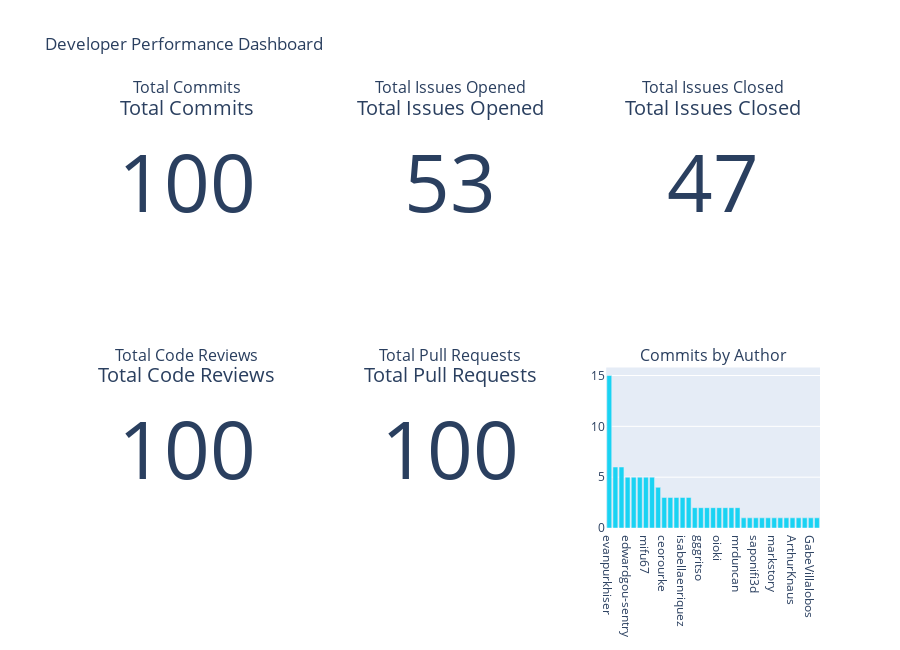
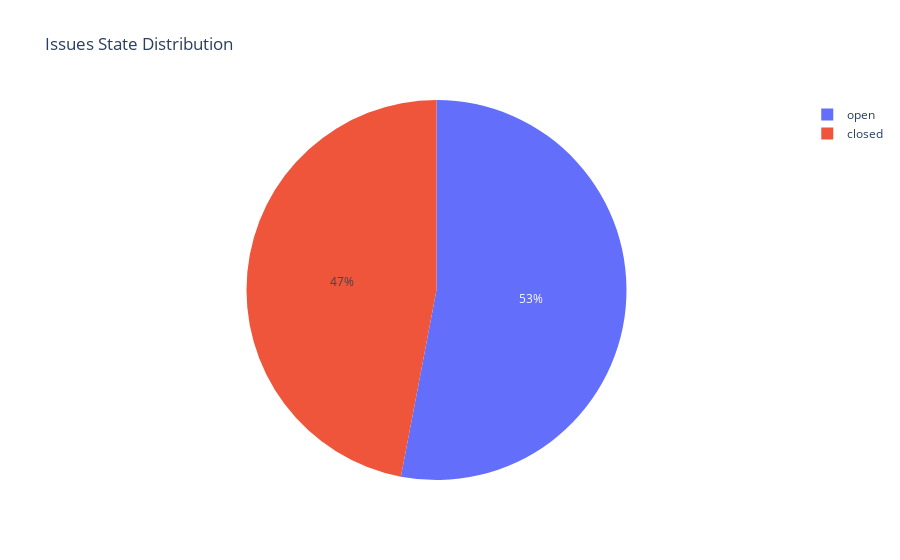
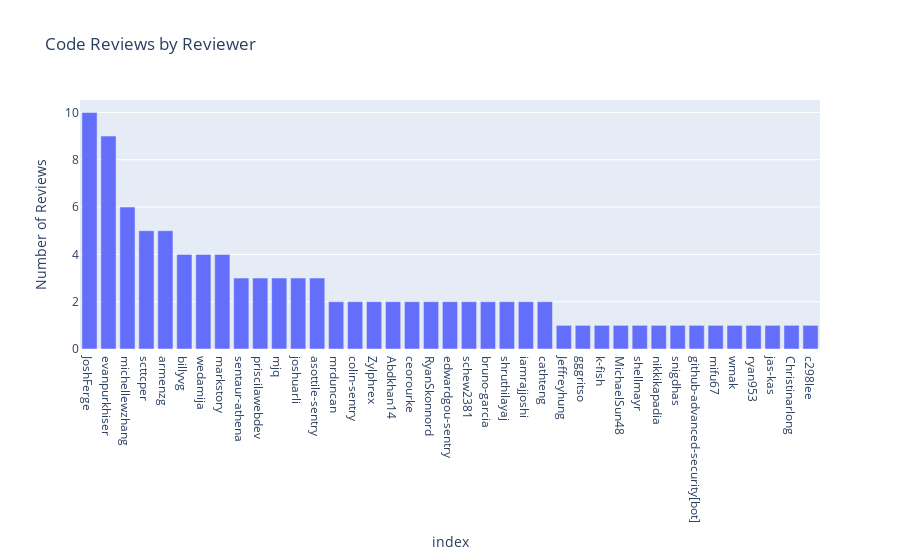
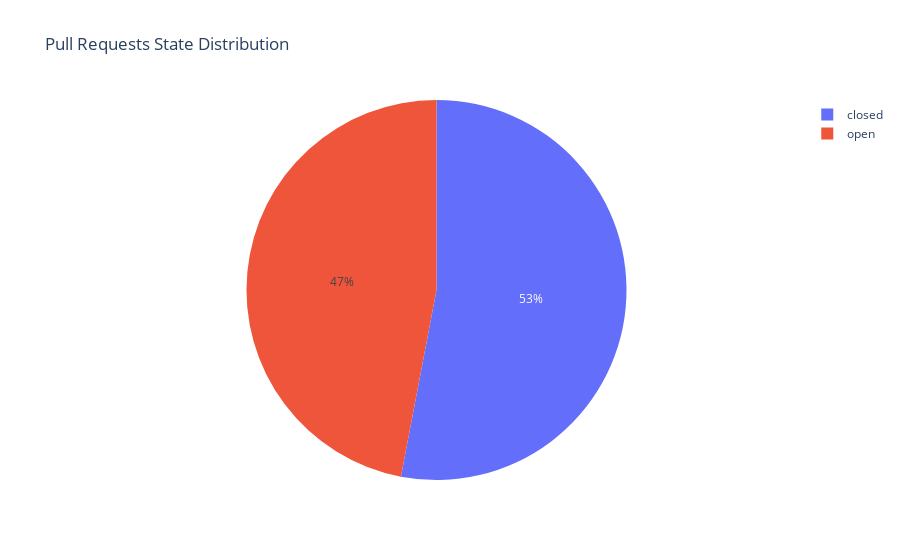

Here is the notebook cell these charts were saved with, in order:
### Code cell
import pandas as pd
import plotly.express as px
import plotly.graph_objects as go
from plotly.subplots import make_subplots

# Load data from CSV files
commits_df = pd.read_csv('commits.csv')
issues_df = pd.read_csv('issues.csv')
code_review_df = pd.read_csv('code_reviews.csv')
pull_request_df = pd.read_csv('pull_requests.csv')

# Calculate metrics
total_commits = commits_df.shape[0]
total_issues_opened = issues_df[issues_df['state'] == 'open'].shape[0]
total_issues_closed = issues_df[issues_df['state'] == 'closed'].shape[0]
total_code_reviews = code_review_df.shape[0]
total_pull_requests = pull_request_df.shape[0]

# Create subplot figure with 2 rows and 3 columns
fig = make_subplots(
    rows=2, cols=3,
    subplot_titles=("Total Commits", "Total Issues Opened", "Total Issues Closed",
                    "Total Code Reviews", "Total Pull Requests", "Commits by Author"),
    specs=[[{"type": "indicator"}, {"type": "indicator"}, {"type": "indicator"}],
           [{"type": "indicator"}, {"type": "indicator"}, {"type": "bar"}]]
)

# Add metrics to the figure
fig.add_trace(go.Indicator(mode="number", value=total_commits, title={"text": "Total Commits"}), row=1, col=1)
fig.add_trace(go.Indicator(mode="number", value=total_issues_opened, title={"text": "Total Issues Opened"}), row=1, col=2)
fig.add_trace(go.Indicator(mode="number", value=total_issues_closed, title={"text": "Total Issues Closed"}), row=1, col=3)
fig.add_trace(go.Indicator(mode="number", value=total_code_reviews, title={"text": "Total Code Reviews"}), row=2, col=1)
fig.add_trace(go.Indicator(mode="number", value=total_pull_requests, title={"text": "Total Pull Requests"}), row=2, col=2)

# Add bar chart for Commits by Author
commits_by_author = commits_df['author'].value_counts()
fig.add_trace(go.Bar(x=commits_by_author.index, y=commits_by_author.values, name='Commits by Author'), row=2, col=3)

# Update layout
fig.update_layout(height=650, width=900, title_text="Developer Performance Dashboard", showlegend=False)

# Show plot
fig.show()

# Additional charts

# Issues State Distribution (Pie Chart)
issues_state_counts = issues_df['state'].value_counts()
fig_issues_state = px.pie(issues_state_counts, values=issues_state_counts.values, names=issues_state_counts.index, title='Issues State Distribution')
fig_issues_state.show()

# Code Reviews by Reviewer (Bar Chart)
reviews_by_reviewer = code_review_df['reviewer'].value_counts()
fig_reviews_by_reviewer = px.bar(reviews_by_reviewer, x=reviews_by_reviewer.index, y=reviews_by_reviewer.values, labels={'x': 'Reviewer', 'y': 'Number of Reviews'}, title='Code Reviews by Reviewer')
fig_reviews_by_reviewer.show()

# Pull Requests State Distribution (Pie Chart)
pr_state_counts = pull_request_df['state'].value_counts()
fig_pr_state = px.pie(pr_state_counts, values=pr_state_counts.values, names=pr_state_counts.index, title='Pull Requests State Distribution')
fig_pr_state.show()

# Additional Charts

def plot_commits_by_month(commits_df):
    commits_df['date'] = pd.to_datetime(commits_df['date'])
    commits_df['month'] = commits_df['date'].dt.to_period('M').astype(str)
    commits_by_month = commits_df.groupby('month').size().reset_index(name='commit_count')
    fig = px.line(commits_by_month, x='month', y='commit_count', title='Commits by Month')
    return fig

def plot_issue_severity_distribution(issues_df):
    # Assuming severity is not directly available, consider if you have labels or another way to infer severity
    # Here's an example with labels if you categorize them as severity
    severity_counts = issues_df['labels'].str.split(',').explode().value_counts()
    fig = px.pie(severity_counts, values=severity_counts.values, names=severity_counts.index, title='Issue Severity Distribution')
    return fig

def plot_review_comments_by_reviewer(code_review_df):
    review_comments_by_reviewer = code_review_df['reviewer'].value_counts()
    fig = px.bar(review_comments_by_reviewer, x=review_comments_by_reviewer.index, y=review_comments_by_reviewer.values, labels={'x': 'Reviewer', 'y': 'Number of Comments'}, title='Review Comments by Reviewer')
    return fig

def plot_pr_activity_by_month(pull_request_df):
    pull_request_df['created_at'] = pd.to_datetime(pull_request_df['created_at'])
    pull_request_df['month'] = pull_request_df['created_at'].dt.to_period('M').astype(str)
    pr_by_month = pull_request_df.groupby('month').size().reset_index(name='pr_count')
    fig = px.line(pr_by_month, x='month', y='pr_count', title='Pull Requests by Month')
    return fig

# Show additional charts
fig_commits_by_month = plot_commits_by_month(commits_df)
fig_commits_by_month.show()

fig_issue_severity_distribution = plot_issue_severity_distribution(issues_df)
fig_issue_severity_distribution.show()

fig_review_comments_by_reviewer = plot_review_comments_by_reviewer(code_review_df)
fig_review_comments_by_reviewer.show()

fig_pr_activity_by_month = plot_pr_activity_by_month(pull_request_df)
fig_pr_activity_by_month.show()

### Figure 1 — Plotly figure (JSON) as saved in the notebook; plotly's stock layout.template omitted (floating-point values rounded to 4 significant figures)
{"data": [{"domain": {"x": [0, 0.2889], "y": [0.625, 1]}, "mode": "number", "title": {"text": "Total Commits"}, "type": "indicator", "value": 100}, {"domain": {"x": [0.3556, 0.6444], "y": [0.625, 1]}, "mode": "number", "title": {"text": "Total Issues Opened"}, "type": "indicator", "value": 53}, {"domain": {"x": [0.7111, 1], "y": [0.625, 1]}, "mode": "number", "title": {"text": "Total Issues Closed"}, "type": "indicator", "value": 47}, {"domain": {"x": [0, 0.2889], "y": [0, 0.375]}, "mode": "number", "title": {"text": "Total Code Reviews"}, "type": "indicator", "value": 100}, {"domain": {"x": [0.3556, 0.6444], "y": [0, 0.375]}, "mode": "number", "title": {"text": "Total Pull Requests"}, "type": "indicator", "value": 100}, {"name": "Commits by Author", "type": "bar", "x": ["evanpurkhiser", "MichaelSun48", "scttcper", "edwardgou-sentry", "asottile-sentry", "malwilley", "mifu67", "michellewzhang", "Zylphrex", "ceorourke", "0Calories", "cathteng", "isabellaenriquez", "jangjodi", "c298lee", "gggritso", "davidenwang", "shruthilayaj", "oioki", "wmak", "nhsiehgit", "mrduncan", "harshithadurai", "cmanallen", "saponifi3d", "Abdkhan14", "Christinarlong", "markstory", "elijames-codecov", "priscilawebdev", "ArthurKnaus", "loewenheim", "armenzg", "GabeVillalobos", "nikkikapadia"], "xaxis": "x", "y": [15, 6, 6, 5, 5, 5, 5, 5, 4, 3, 3, 3, 3, 3, 2, 2, 2, 2, 2, 2, 2, 2, 1, 1, 1, 1, 1, 1, 1, 1, 1, 1, 1, 1, 1], "yaxis": "y"}], "layout": {"annotations": [{"font": {"size": 16}, "showarrow": false, "text": "Total Commits", "x": 0.1444, "xanchor": "center", "xref": "paper", "y": 1, "yanchor": "bottom", "yref": "paper"}, {"font": {"size": 16}, "showarrow": false, "text": "Total Issues Opened", "x": 0.5, "xanchor": "center", "xref": "paper", "y": 1, "yanchor": "bottom", "yref": "paper"}, {"font": {"size": 16}, "showarrow": false, "text": "Total Issues Closed", "x": 0.8556, "xanchor": "center", "xref": "paper", "y": 1, "yanchor": "bottom", "yref": "paper"}, {"font": {"size": 16}, "showarrow": false, "text": "Total Code Reviews", "x": 0.1444, "xanchor": "center", "xref": "paper", "y": 0.375, "yanchor": "bottom", "yref": "paper"}, {"font": {"size": 16}, "showarrow": false, "text": "Total Pull Requests", "x": 0.5, "xanchor": "center", "xref": "paper", "y": 0.375, "yanchor": "bottom", "yref": "paper"}, {"font": {"size": 16}, "showarrow": false, "text": "Commits by Author", "x": 0.8556, "xanchor": "center", "xref": "paper", "y": 0.375, "yanchor": "bottom", "yref": "paper"}], "height": 650, "showlegend": false, "title": {"text": "Developer Performance Dashboard"}, "width": 900, "xaxis": {"anchor": "y", "domain": [0.7111, 1]}, "yaxis": {"anchor": "x", "domain": [0, 0.375]}}}

### Figure 2 — Plotly figure (JSON) as saved in the notebook; plotly's stock layout.template omitted (floating-point values rounded to 4 significant figures)
{"data": [{"domain": {"x": [0, 1], "y": [0, 1]}, "hovertemplate": "index=%{label}<br>value=%{value}<extra></extra>", "labels": ["open", "closed"], "legendgroup": "", "name": "", "showlegend": true, "type": "pie", "values": [53, 47]}], "layout": {"legend": {"tracegroupgap": 0}, "title": {"text": "Issues State Distribution"}}}

### Figure 3 — Plotly figure (JSON) as saved in the notebook; plotly's stock layout.template omitted (floating-point values rounded to 4 significant figures)
{"data": [{"alignmentgroup": "True", "hovertemplate": "index=%{x}<br>Number of Reviews=%{y}<extra></extra>", "legendgroup": "", "marker": {"color": "#636efa", "pattern": {"shape": ""}}, "name": "", "offsetgroup": "", "orientation": "v", "showlegend": false, "textposition": "auto", "type": "bar", "x": ["JoshFerge", "evanpurkhiser", "michellewzhang", "scttcper", "armenzg", "billyvg", "wedamija", "markstory", "sentaur-athena", "priscilawebdev", "mjq", "joshuarli", "asottile-sentry", "mrduncan", "colin-sentry", "Zylphrex", "Abdkhan14", "ceorourke", "RyanSkonnord", "edwardgou-sentry", "schew2381", "bruno-garcia", "shruthilayaj", "iamrajjoshi", "cathteng", "Jeffreyhung", "gggritso", "k-fish", "MichaelSun48", "shellmayr", "nikkikapadia", "snigdhas", "github-advanced-security[bot]", "mifu67", "wmak", "ryan953", "jas-kas", "Christinarlong", "c298lee"], "xaxis": "x", "y": [10, 9, 6, 5, 5, 4, 4, 4, 3, 3, 3, 3, 3, 2, 2, 2, 2, 2, 2, 2, 2, 2, 2, 2, 2, 1, 1, 1, 1, 1, 1, 1, 1, 1, 1, 1, 1, 1, 1], "yaxis": "y"}], "layout": {"barmode": "relative", "legend": {"tracegroupgap": 0}, "title": {"text": "Code Reviews by Reviewer"}, "xaxis": {"anchor": "y", "domain": [0, 1], "title": {"text": "index"}}, "yaxis": {"anchor": "x", "domain": [0, 1], "title": {"text": "Number of Reviews"}}}}

### Figure 4 — Plotly figure (JSON) as saved in the notebook; plotly's stock layout.template omitted (floating-point values rounded to 4 significant figures)
{"data": [{"domain": {"x": [0, 1], "y": [0, 1]}, "hovertemplate": "index=%{label}<br>value=%{value}<extra></extra>", "labels": ["closed", "open"], "legendgroup": "", "name": "", "showlegend": true, "type": "pie", "values": [53, 47]}], "layout": {"legend": {"tracegroupgap": 0}, "title": {"text": "Pull Requests State Distribution"}}}
